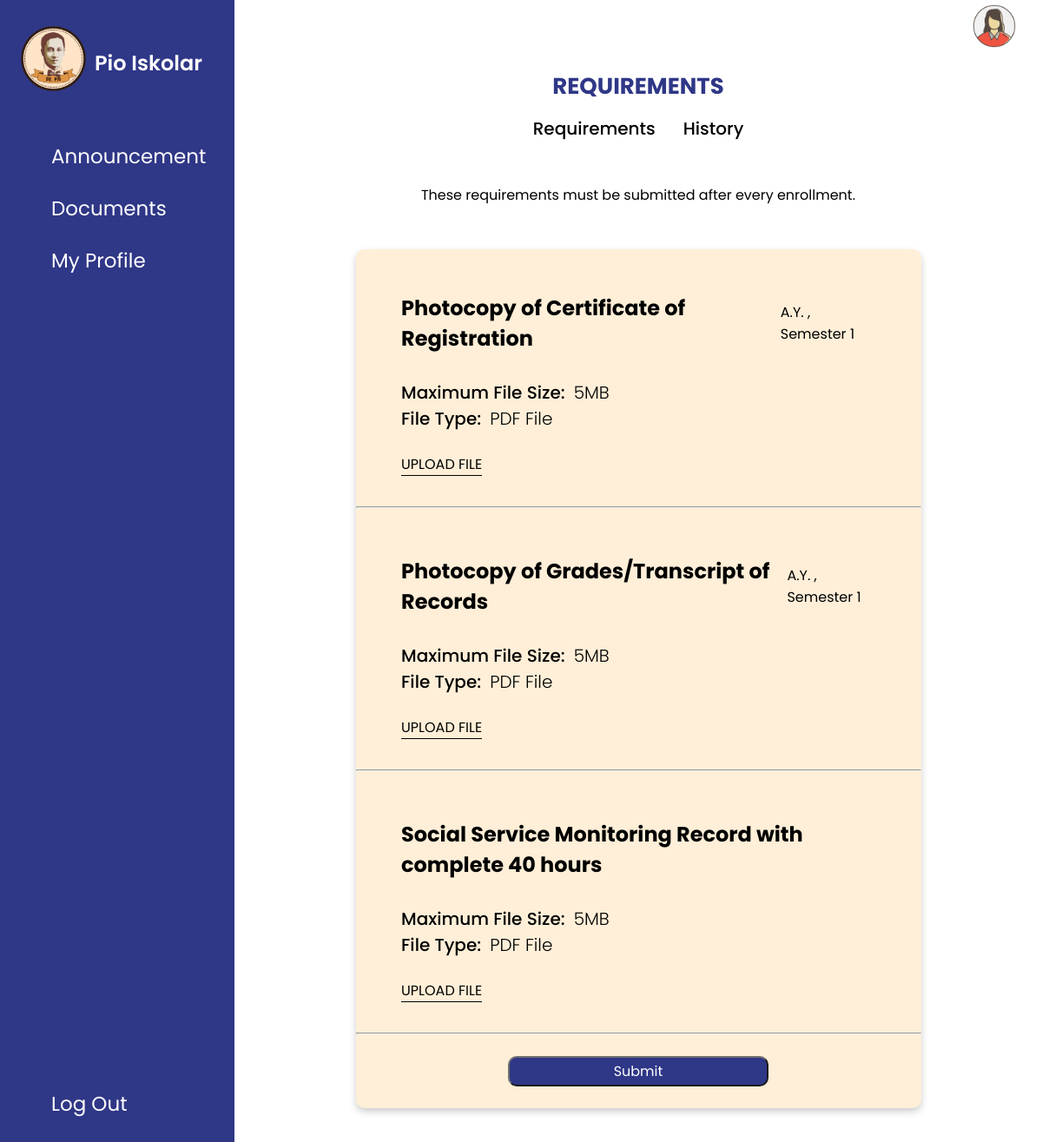
The page /html/documents.php on the database as committed earlier.
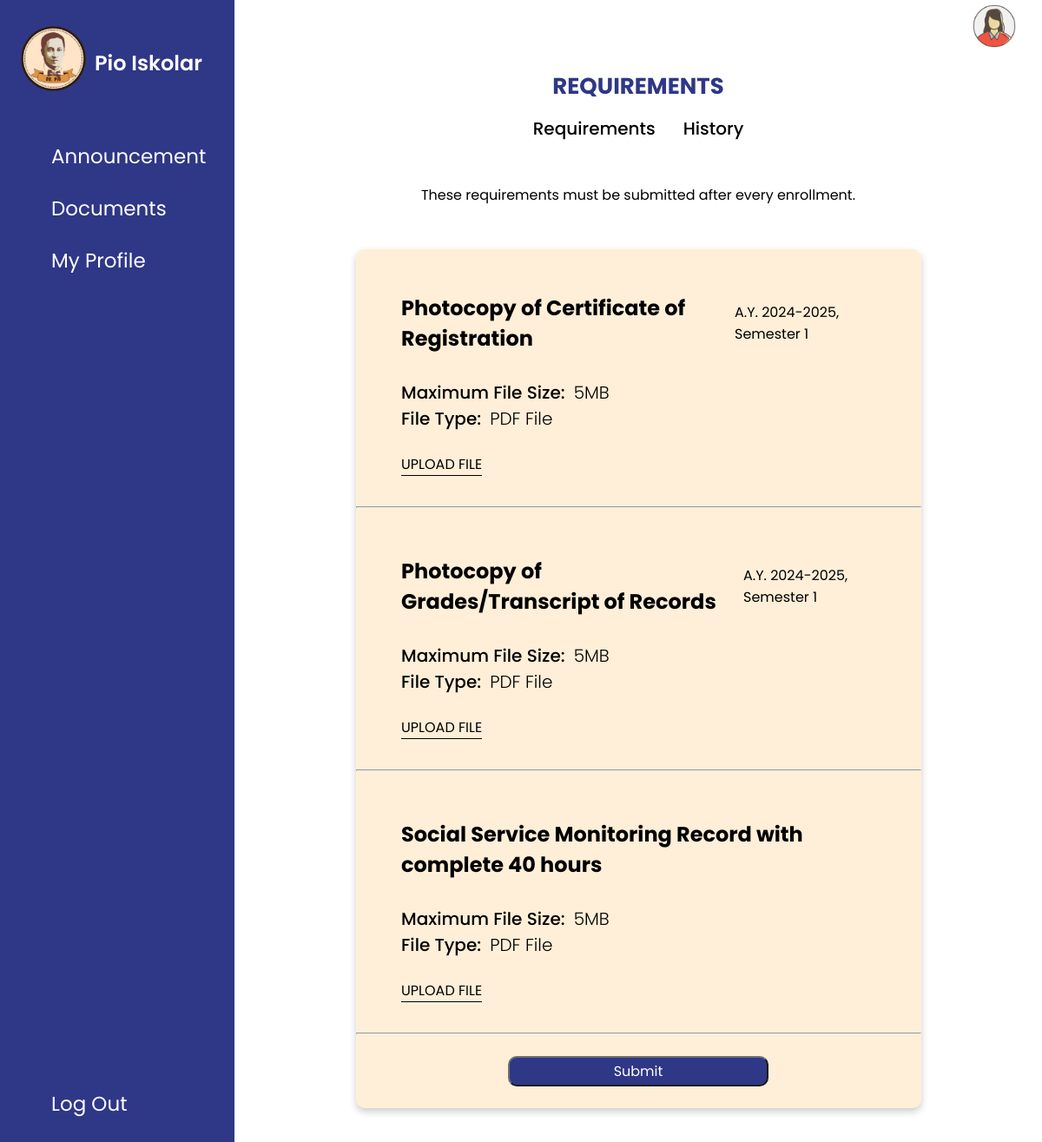
The same page on the database as committed later.
### tables this page shows
CREATE TABLE `batch_year` (
  `batch_no` int(11) NOT NULL,
  `acad_year` varchar(10) NOT NULL
);

### functions/general.php (called while the page is built, shortened)
<?php
    $serv = "localhost";
    $host = "root";
    $keys = "";
    $dbnm = "pio_iskolar";
    $port = 3308;
    $conn = new mysqli($serv, $host, $keys, $dbnm, $port);
function academic() {
    global $conn;
    $query = "SELECT acad_year AS acad FROM batch_year ORDER BY batch_no DESC LIMIT 1";
    $result = $conn->query($query);
    if ($result->num_rows > 0) {
        return $result->fetch_assoc()['acad'];
    }
}
function semester() {
    $current_month = date('n');
    if ($current_month >= 7 && $current_month <= 12) {
        return 1;
    } else {
        return 2;
    }
}
$year = academic();
$sem = semester();
?>

### html/documents.php (the view, shortened to what the changed rows need)
<?php
include('../functions/general.php');
global $year, $sem;
?>
<!DOCTYPE html>
<html lang="en">
<head>
    <link rel="stylesheet" href="css/docu.css">
    <link rel="stylesheet" href="css/navbar.css">
    <link rel="stylesheet" href="css/topbar.css">
    <link rel="stylesheet" href="css/notif.css">
    <link rel="stylesheet" href="css/error.css">
</head>
<body>
    <?php include('sk_navbar.php');?>
    <div class="main">
        <div class="details">
            <center> <h1> REQUIREMENTS </h1>
             </center>
        </div>
        <div class="cards">
            <form action="" method="post" enctype="multipart/form-data">
                <div class="card">
                    <div class="container">
                        <div class="reqs">
                            <h2> Photocopy of Certificate of Registration </h2>
                            <h5><?php echo 'A.Y. '.$year.', Semester '.$sem?></h5>
                        </div>
                         <br>
                    </div> <br> <hr> <br>
                    <div class="container">
                        <div class="reqs">
                            <h2> Photocopy of Grades/Transcript of Records </h2>
                            <h5><?php echo 'A.Y. '.$year.', Semester '.$sem?></h5>
                        </div>
                         <br>
                    </div> <br> <hr> <br>
                    <div class="container">
                        <h2 class="reqs"> Social Service Monitoring Record with complete 40 hours </h2>
                         <br>
                    </div> <br> <hr> <br>
                     <br>
                </div>
            </form>
        </div> <br> <br>
    </div>
</body>
</html>

Rows that differ between the two databases and show on the page:
added batch_year: acad_year "2024-2025"
